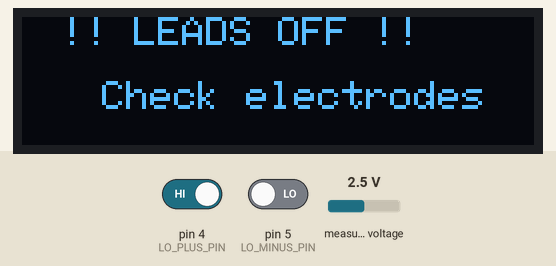
The sketch below on a simulated Arduino Nano, built with avr-gcc and run on an emulated ATmega328P. Shown: 128×32 one-colour display. Inputs (shaded band) come from the test bench; at power-on: pin 4 (LO_PLUS_PIN) HIGH, pin 5 (LO_MINUS_PIN) LOW, measured voltage 2.5 V. The local clock reads 2024-03-15 10:24:30 at power-on unless the sketch sets it; storage starts empty; what the sketch prints to the serial monitor is not drawn.

Above: at 2.2 s.
2.3 s: pin 4 (LO_PLUS_PIN) driven LOW
At 3.32 s:
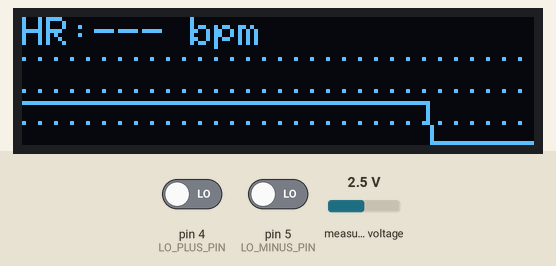
4.6 s: pin 5 (LO_MINUS_PIN) driven HIGH
At 5.1 s:
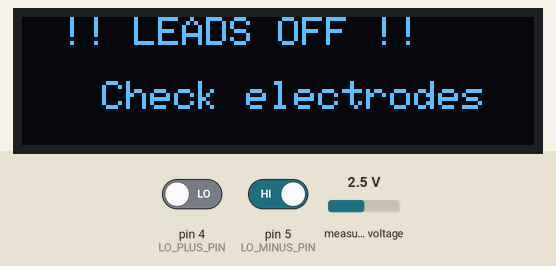
6.1 s: pin 5 (LO_MINUS_PIN) driven LOW
At 6.37 s:
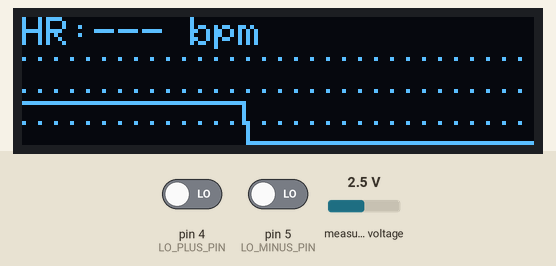
7.7 s: pin 4 (LO_PLUS_PIN) driven HIGH
At 9.2 s:
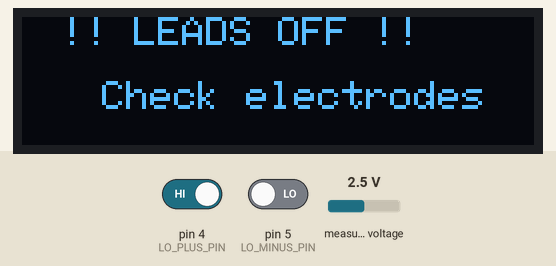
Timing chart, 0 to 10.2 s (numbered marks = the images above; inputs shaded):
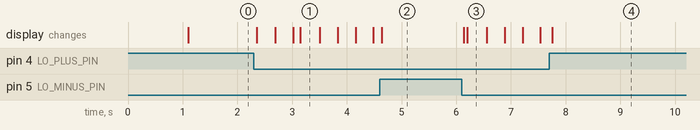

The sketch:

ECG_HeartRate_Logger.ino
```cpp
/*
 * ============================================================
 *  PORTABLE ECG AND HEART RATE LOGGER
 * ============================================================
 *  Hardware:
 *    - Arduino Nano
 *    - AD8232 ECG Sensor Module
 *    - ADS1115 16-bit ADC (I2C: 0x48)
 *    - SSD1306 OLED Display 128x32 (I2C: 0x3C)
 *    - DS3231 RTC Module (I2C: 0x57)
 *    - MicroSD Card Module (SPI: CS = D10)
 *    - 3 ECG Electrodes (RA, LA, RL)
 *
 *  Libraries Required (install via Library Manager):
 *    - Adafruit GFX Library
 *    - Adafruit SSD1306
 *    - Adafruit ADS1X15
 *    - TimerOne
 *    - RTClib  (by Adafruit)
 *    - SD      (built-in)
 *
 *  Wiring Summary:
 *    OLED  SDA -> A4  |  SCL -> A5
 *    ADS1115 SDA -> A4  |  SCL -> A5
 *    DS3231  SDA -> A4  |  SCL -> A5   (all share I2C bus)
 *    SD CS  -> D10
 *    AD8232 OUTPUT -> ADS1115 A0
 *    AD8232 LO+    -> D4
 *    AD8232 LO-    -> D5
 *    AD8232 SDN    -> D6 (optional shutdown pin)
 * ============================================================
 */

#include <Wire.h>
#include <SPI.h>
#include <SD.h>
#include <Adafruit_GFX.h>
#include <Adafruit_SSD1306.h>
#include <Adafruit_ADS1X15.h>
#include <TimerOne.h>
#include <RTClib.h>

// ============================================================
//  CONFIG
// ============================================================
#define SCREEN_WIDTH      128
#define SCREEN_HEIGHT     32
#define OLED_I2C_ADDR     0x3C

#define SD_CS_PIN         10

#define LO_PLUS_PIN       4    // AD8232 Leads-Off detect +
#define LO_MINUS_PIN      5    // AD8232 Leads-Off detect -
#define SDN_PIN           6    // AD8232 shutdown (optional)

#define ADS_I2C_ADDR      0x48
#define ADS_GAIN          GAIN_ONE   // ±4.096V range (fits 3.3V signal)

// Sampling: 500 SPS is safe for ECG (Nyquist well above 150Hz)
const long   SAMPLE_INTERVAL_US  = 2000;  // 1,000,000 / 500 = 2000 µs
const unsigned long DISPLAY_UPDATE_MS = 30;

#define DISPLAY_BUFFER_LEN  SCREEN_WIDTH   // one pixel per column
#define RR_HISTORY_LEN      8

// R-peak detection tuning
const unsigned long MIN_RR_MS = 300;   // ~200 BPM max
const unsigned long MAX_RR_MS = 2000;  // ~30  BPM min

// Info area at top of OLED
const int TOP_INFO_HEIGHT = 10;
const int WAVEFORM_TOP    = TOP_INFO_HEIGHT;
const int WAVEFORM_HEIGHT = SCREEN_HEIGHT - WAVEFORM_TOP;

// SD log file
#define LOG_FILENAME "ecglog.csv"
#define LOG_INTERVAL_MS 1000   // write to SD every second batch

// ============================================================
//  GLOBALS
// ============================================================
Adafruit_SSD1306 display(SCREEN_WIDTH, SCREEN_HEIGHT, &Wire, -1);
Adafruit_ADS1115 ads;
RTC_DS3231       rtc;

// Timer ISR flag
volatile bool dataReadyFlag = false;

// Circular display buffer
int displayY[DISPLAY_BUFFER_LEN];
int displayIdx = 0;

// BPM tracking
unsigned long rrHistory[RR_HISTORY_LEN] = {0};
int           rrIndex           = 0;
unsigned long lastPeakTimeMicros = 0;
bool          firstPeakSeen     = false;
float         currentBPM        = 0.0F;

// Adaptive baseline / threshold
float baseline       = 1.65F;   // ~mid-supply for 3.3V systems
float baselineAlpha  = 0.9995F;
float peakEst        = 0.0F;
float thresholdFactor = 0.30F;
float prevV          = 0.0F;
int   consecAbove    = 0;

// Display timing
unsigned long lastDisplayMs  = 0;
unsigned long lastSDWriteMs  = 0;

// SD / leads-off state
bool sdAvailable     = false;
bool leadsOff        = false;

// ============================================================
//  TIMER ISR  – fires at SAMPLE_INTERVAL_US
// ============================================================
void timerISR() {
  dataReadyFlag = true;
}

// ============================================================
//  HELPERS
// ============================================================

/**
 * Convert raw ADS1115 count to voltage (V).
 * GAIN_ONE => 4.096V FSR, 32768 counts.
 */
inline float rawToVoltage(int16_t raw) {
  return raw * (4.096F / 32768.0F);
}

/**
 * Map voltage to a Y pixel coordinate on the waveform area.
 * Assumes signal swings 0–3.3V centered around ~1.65V.
 */
int voltageToY(float v) {
  // Clamp
  if (v < 0.0F) v = 0.0F;
  if (v > 3.3F) v = 3.3F;
  // Map [0, 3.3] → [WAVEFORM_TOP + WAVEFORM_HEIGHT - 1 .. WAVEFORM_TOP]
  int y = WAVEFORM_TOP + WAVEFORM_HEIGHT - 1
          - (int)((v / 3.3F) * (WAVEFORM_HEIGHT - 1));
  return y;
}

/**
 * R-peak detection using adaptive threshold + refractory period.
 * Updates currentBPM via RR interval history.
 */
void detectPeak(float v, unsigned long tMicros) {
  // Adaptive baseline (exponential moving average)
  baseline = baselineAlpha * baseline + (1.0F - baselineAlpha) * v;

  // Track running peak amplitude (decays slowly)
  if (v > peakEst) peakEst = v;
  peakEst *= 0.999F;

  float dynamicThresh = baseline + thresholdFactor * (peakEst - baseline + 0.02F);

  // Count consecutive samples above threshold (debounce)
  if (v > dynamicThresh && prevV <= dynamicThresh) {
    consecAbove = 1;
  } else if (v > dynamicThresh) {
    consecAbove++;
  } else {
    consecAbove = 0;
  }

  if (consecAbove >= 1) {
    unsigned long nowMs = tMicros / 1000UL;
    unsigned long lastMs = lastPeakTimeMicros / 1000UL;

    if ((nowMs - lastMs) > MIN_RR_MS) {
      // Detect falling edge of peak (prev was higher → we're past the apex)
      if (prevV > v && prevV > dynamicThresh) {
        unsigned long rr = 0;
        if (lastPeakTimeMicros != 0) {
          rr = (tMicros - lastPeakTimeMicros) / 1000UL;
        }
        lastPeakTimeMicros = tMicros;
        firstPeakSeen = true;

        if (rr >= MIN_RR_MS && rr <= MAX_RR_MS) {
          rrHistory[rrIndex] = rr;
          rrIndex = (rrIndex + 1) % RR_HISTORY_LEN;

          // Average RR → BPM
          unsigned long sum = 0;
          int cnt = 0;
          for (int i = 0; i < RR_HISTORY_LEN; i++) {
            if (rrHistory[i] != 0) { sum += rrHistory[i]; cnt++; }
          }
          if (cnt > 0) {
            currentBPM = 60000.0F / ((float)sum / (float)cnt);
          }
        }
      }
    }
  }

  prevV = v;
}

// ============================================================
//  SD CARD LOGGING
// ============================================================
void logToSD(unsigned long tMs, float voltage, float bpm, bool lo) {
  if (!sdAvailable) return;

  File f = SD.open(LOG_FILENAME, FILE_WRITE);
  if (!f) return;

  // Timestamp from RTC
  DateTime now = rtc.now();
  char ts[22];
  snprintf(ts, sizeof(ts), "%04d-%02d-%02d %02d:%02d:%02d",
           now.year(), now.month(), now.day(),
           now.hour(), now.minute(), now.second());

  f.print(ts);
  f.print(F(","));
  f.print(tMs);
  f.print(F(","));
  f.print(voltage, 4);
  f.print(F(","));
  f.print((int)(bpm + 0.5F));
  f.print(F(","));
  f.println(lo ? F("LEADS_OFF") : F("OK"));
  f.close();
}

// ============================================================
//  DISPLAY
// ============================================================
void updateDisplay() {
  display.clearDisplay();

  if (leadsOff) {
    // Show leads-off warning
    display.setTextSize(1);
    display.setTextColor(SSD1306_WHITE);
    display.setCursor(10, 0);
    display.print(F("!! LEADS OFF !!"));
    display.setCursor(20, 16);
    display.print(F("Check electrodes"));
    display.display();
    return;
  }

  // --- Top info bar: BPM ---
  display.setTextSize(1);
  display.setTextColor(SSD1306_WHITE);
  display.setCursor(0, 0);
  display.print(F("HR:"));
  int bpmShow = (int)(currentBPM + 0.5F);
  if (!firstPeakSeen || bpmShow < 30 || bpmShow > 220) {
    display.print(F("---"));
  } else {
    display.print(bpmShow);
  }
  display.print(F(" bpm"));

  // --- Horizontal grid lines ---
  for (int y = WAVEFORM_TOP; y < SCREEN_HEIGHT; y += 8) {
    for (int x = 0; x < SCREEN_WIDTH; x += 4) {
      display.drawPixel(x, y, SSD1306_WHITE);
    }
  }

  // --- ECG Waveform ---
  int start = displayIdx;  // oldest sample
  int prevX = 0;
  int prevYd = displayY[start];
  for (int i = 1; i < DISPLAY_BUFFER_LEN; i++) {
    int idx = (start + i) % DISPLAY_BUFFER_LEN;
    int x   = i;
    int y   = displayY[idx];
    display.drawLine(prevX, prevYd, x, y, SSD1306_WHITE);
    prevX  = x;
    prevYd = y;
  }

  display.display();
}

// ============================================================
//  SETUP
// ============================================================
void setup() {
  Serial.begin(115200);
  while (!Serial && millis() < 2000);
  Serial.println(F("=== Portable ECG Logger Booting ==="));

  // Leads-off detect pins
  pinMode(LO_PLUS_PIN,  INPUT);
  pinMode(LO_MINUS_PIN, INPUT);

  Wire.begin();

  // ----- OLED -----
  if (!display.begin(SSD1306_SWITCHCAPVCC, OLED_I2C_ADDR)) {
    Serial.println(F("OLED init FAILED. Check wiring."));
    while (1);
  }
  display.clearDisplay();
  display.setTextSize(1);
  display.setTextColor(SSD1306_WHITE);
  display.setCursor(10, 10);
  display.print(F("ECG Logger"));
  display.display();
  Serial.println(F("OLED OK"));

  // ----- ADS1115 -----
  if (!ads.begin(ADS_I2C_ADDR)) {
    Serial.println(F("ADS1115 init FAILED. Check wiring."));
    while (1);
  }
  ads.setGain(ADS_GAIN);
  Serial.println(F("ADS1115 OK"));

  // ----- RTC -----
  if (!rtc.begin()) {
    Serial.println(F("DS3231 not found – timestamps will be 0."));
  } else {
    if (rtc.lostPower()) {
      // Set RTC to compile time when power was lost
      rtc.adjust(DateTime(F(__DATE__), F(__TIME__)));
      Serial.println(F("RTC adjusted to compile time."));
    }
    Serial.println(F("RTC OK"));
  }

  // ----- SD Card -----
  if (!SD.begin(SD_CS_PIN)) {
    Serial.println(F("SD card init FAILED – logging disabled."));
    sdAvailable = false;
  } else {
    sdAvailable = true;
    Serial.println(F("SD card OK"));
    // Write CSV header if file doesn't exist
    if (!SD.exists(LOG_FILENAME)) {
      File f = SD.open(LOG_FILENAME, FILE_WRITE);
      if (f) {
        f.println(F("Timestamp,Millis,Voltage_V,BPM,Status"));
        f.close();
      }
    }
  }

  // ----- Initialise display buffer -----
  int midY = WAVEFORM_TOP + WAVEFORM_HEIGHT / 2;
  for (int i = 0; i < DISPLAY_BUFFER_LEN; i++) {
    displayY[i] = midY;
  }

  // ----- Timer1 interrupt for sampling -----
  Timer1.initialize(SAMPLE_INTERVAL_US);
  Timer1.attachInterrupt(timerISR);
  Serial.print(F("Sampling at "));
  Serial.print(1000000L / SAMPLE_INTERVAL_US);
  Serial.println(F(" Hz. Ready."));

  delay(1000);  // show boot message on OLED briefly
}

// ============================================================
//  MAIN LOOP
// ============================================================
void loop() {

  // ---- (1) Sample on timer flag ----
  if (dataReadyFlag) {
    noInterrupts();
    dataReadyFlag = false;
    interrupts();

    // Check leads-off status
    leadsOff = (digitalRead(LO_PLUS_PIN) == HIGH ||
                digitalRead(LO_MINUS_PIN) == HIGH);

    if (!leadsOff) {
      int16_t raw      = ads.readADC_SingleEnded(0);
      unsigned long tUs = micros();
      float v          = rawToVoltage(raw);

      // Detect R-peak → BPM
      detectPeak(v, tUs);

      // Push to display ring buffer
      int y = voltageToY(v);
      displayY[displayIdx] = y;
      displayIdx = (displayIdx + 1) % DISPLAY_BUFFER_LEN;

      // Serial plotter output (open Serial Plotter in Arduino IDE)
      Serial.print(F("ECG:"));
      Serial.print(v, 4);
      Serial.print(F(",BPM:"));
      Serial.println((int)(currentBPM + 0.5F));
    }
  }

  // ---- (2) Refresh OLED ----
  unsigned long nowMs = millis();
  if (nowMs - lastDisplayMs >= DISPLAY_UPDATE_MS) {
    lastDisplayMs = nowMs;
    updateDisplay();
  }

  // ---- (3) Log to SD every LOG_INTERVAL_MS ----
  if (nowMs - lastSDWriteMs >= LOG_INTERVAL_MS) {
    lastSDWriteMs = nowMs;
    // Read latest sample for logging
    int16_t raw = ads.readADC_SingleEnded(0);
    float v     = rawToVoltage(raw);
    logToSD(nowMs, v, currentBPM, leadsOff);
  }
}
```

Measured:
- after the input at 2.3 s, the display: first changes after 0.06 s (image 1 shows a later state)
- after the input at 4.6 s, the display: changes at once (image 2)
- after the input at 6.1 s, the display: first changes at once (image 3 shows a later state)
- after the input at 7.7 s, the display: changes after 0.05 s (image 4)
